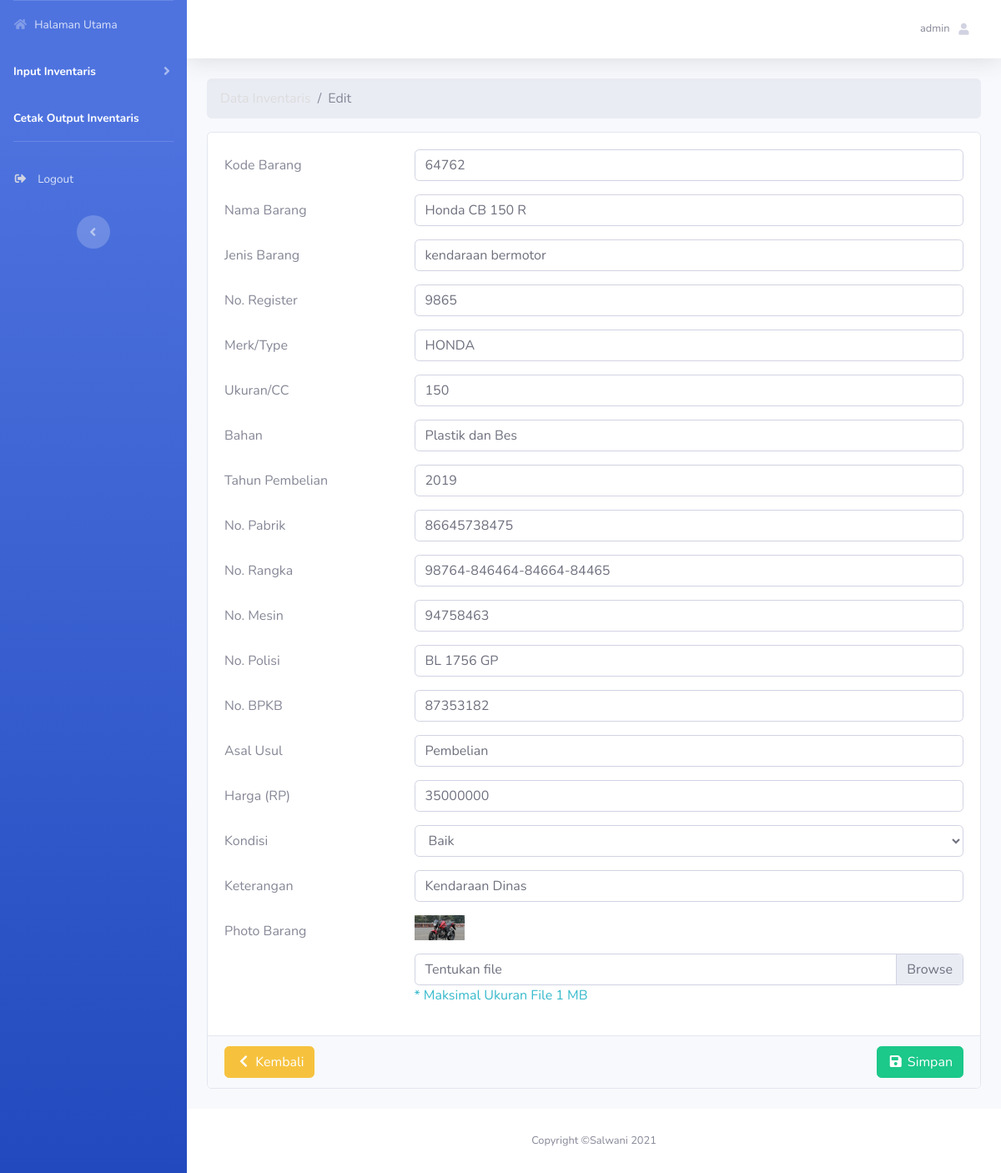
The app's page /edit_pegawai.php?id=64762 (signed in) with its own data.
### tables this page shows
CREATE TABLE `user` (
  `id_user` int(11) NOT NULL,
  `username` varchar(50) NOT NULL,
  `password` varchar(255) NOT NULL
);

CREATE TABLE `pegawai` (
  `kodebarang` varchar(19) NOT NULL,
  `namabarang` varchar(50) NOT NULL,
  `jenisbarang` varchar(255) NOT NULL,
  `noregister` text NOT NULL,
  `merktype` varchar(90) NOT NULL,
  `ukurancc` varchar(100) NOT NULL,
  `bahan` varchar(15) NOT NULL,
  `tahunpembelian` varchar(50) NOT NULL,
  `nopabrik` varchar(60) NOT NULL,
  `norangka` text NOT NULL,
  `nomesin` varchar(100) NOT NULL,
  `nopolisi` varchar(100) NOT NULL,
  `nobpkb` varchar(100) NOT NULL,
  `asalusul` varchar(100) NOT NULL,
  `harga` int(100) NOT NULL,
  `kondisi` enum('Baik','Kurang Baik','Rusak') NOT NULL,
  `keterangan` varchar(110) NOT NULL,
  `foto_pegawai` varchar(200) NOT NULL
);

### _config/config.php (called while the page is built, shortened)
<?php
    $host = 'localhost';
    $user = 'root';
    $pass = '';
    $db = 'inv';
    $koneksi = mysqli_connect($host,$user,$pass,$db);
    function asset($url = null)
    {
        $asset_url = "http://localhost/inven";
        if ($url != null) {
            return $asset_url.'/'.$url;
        }else{
            return $asset_url;
        }
    }
    function base_url($url=null){
        $baseurl = "http://localhost/inven";
        if ($url != null) {
            return $baseurl.'/'.$url.'.php';
        } else{
            return $baseurl;
        }
    }
    function query($query){
        global $koneksi;
        $result = mysqli_query($koneksi, $query);
        $rows = [];
        while ($row = mysqli_fetch_assoc($result)) {
            $rows[]=$row;
        }
        return $rows;
    }

### edit_pegawai.php (the view, shortened to what this page needs)
<?php
    $pegawai = 'pegawai';
    $addstyles = '_assets/vendor/bootstrap-datepicker/css/bootstrap-datepicker.min.css';
    require_once "_template/_header.php";
    $kodebarang = $_GET['id'];
    $result = mysqli_query($koneksi, "SELECT * FROM pegawai WHERE kodebarang='$kodebarang'");
    $data = mysqli_fetch_assoc($result);
?>
<nav aria-label="breadcrumb">
  <ol class="breadcrumb">
    <li class="breadcrumb-item"><a href="<?= base_url('pegawai') ?>">Data Inventaris</a></li>
    <li class="breadcrumb-item active" aria-current="page">Edit</li>
  </ol>
</nav>
<div class="card mb-4">
    <div class="card-body">
        <form method="POST" action="<?= base_url('_config/proses_pegawai') ?>?edit" enctype="multipart/form-data">
            <div class="form-group row">
                <label for="kodebarang" class="col-sm-3 col-form-label">Kode Barang</label>
                <div class="col-sm-9">
                    <input type="text" class="form-control" name="kodebarang" id="kodebarang" value="<?= $data['kodebarang'] ?>" placeholder="Kode Barang" required autocomplete="off">
                </div>
            </div>
            <div class="form-group row">
                <label for="namabarang" class="col-sm-3 col-form-label">Nama Barang</label>
                <div class="col-sm-9">
                    <input type="text" class="form-control" name="namabarang" id="namabarang" value="<?= $data['namabarang'] ?>" placeholder="Nama Barang" required autocomplete="off">
                </div>
            </div>
            <div class="form-group row">
                <label for="jenisbarang" class="col-sm-3 col-form-label">Jenis Barang</label>
                <div class="col">
                    <input type="text" class="form-control" name="jenisbarang" id="jenisbarang" value="<?= $data['jenisbarang'] ?>" placeholder="Jenis Barang" required autocomplete="off">
                </div>
            </div>
            <div class="form-group row">
                <label for="noregister" class="col-sm-3 col-form-label">No. Register</label>
                <div class="col-sm-9">
                    <input type="text" class="form-control" name="noregister" id="noregister" value="<?= $data['noregister'] ?>" placeholder="No. Register" required autocomplete="off">
                </div>
            </div>
            <div class="form-group row">
                <label for="merktype" class="col-sm-3 col-form-label">Merk/Type</label>
                <div class="col-sm-9">
                    <input type="text" class="form-control" name="merktype" id="merktype" value="<?= $data['merktype'] ?>" placeholder="Merk/Type" required autocomplete="off">
                </div>
            </div>
            <div class="form-group row">
                <label for="ukurancc" class="col-sm-3 col-form-label">Ukuran/CC</label>
                <div class="col-sm-9">
                    <input type="text" class="form-control" name="ukurancc" id="ukurancc" value="<?= $data['ukurancc'] ?>" placeholder="Ukuran/CC" required autocomplete="off">
                </div>
            </div>
            <div class="form-group row">
                <label for="bahan" class="col-sm-3 col-form-label">Bahan</label>
                <div class="col-sm-9">
                    <input type="text" class="form-control" name="bahan" id="bahan" value="<?= $data['bahan'] ?>" placeholder="Bahan" required autocomplete="off">
                </div>
            </div>
            <div class="form-group row">
                <label for="tahunpembelian" class="col-sm-3 col-form-label">Tahun Pembelian</label>
                <div class="col-sm-9">
                    <input type="text" class="form-control" name="tahunpembelian" id="tahunpembelian" value="<?= $data['tahunpembelian'] ?>" placeholder="Tahun Pembelian" required autocomplete="off">
                </div>
            </div>
			 <div class="form-group row">
                <label for="nopabrik" class="col-sm-3 col-form-label">No. Pabrik</label>
                <div class="col-sm-9">
                    <input type="text" class="form-control" name="nopabrik" id="nopabrik" value="<?= $data['nopabrik'] ?>" placeholder="No. Pabrik" required autocomplete="off">
                </div>
            </div>
            <div class="form-group row">
                <label for="norangka" class="col-sm-3 col-form-label">No. Rangka</label>
                <div class="col">
                    <input type="text" class="form-control" name="norangka" id="norangka" value="<?= $data['norangka'] ?>" placeholder="No. Rangka" required autocomplete="off">
                </div>
            </div>
			<div class="form-group row">
                <label for="nomesin" class="col-sm-3 col-form-label">No. Mesin</label>
                <div class="col-sm-9">
                    <input type="text" class="form-control" name="nomesin" id="nomesin" value="<?= $data['nomesin'] ?>" placeholder="No. Mesin" required autocomplete="off">
                </div>
            </div>
            <div class="form-group row">
                <label for="nopolisi" class="col-sm-3 col-form-label">No. Polisi</label>
                <div class="col">
                    <input type="text" class="form-control" name="nopolisi" id="nopolisi" value="<?= $data['nopolisi'] ?>" placeholder="No. Polisi" required autocomplete="off">
                </div>
            </div>
			<div class="form-group row">
                <label for="nobpkb" class="col-sm-3 col-form-label">No. BPKB</label>
                <div class="col">
                     <input type="text" class="form-control" name="nobpkb" id="nobpkb" value="<?= $data['nobpkb'] ?>" placeholder="No. BPKB" required autocomplete="off">
                </div>
            </div>
			<div class="form-group row">
                <label for="asalusul" class="col-sm-3 col-form-label">Asal Usul</label>
                <div class="col">
                     <input type="text" class="form-control" name="asalusul" id="asalusul" value="<?= $data['asalusul'] ?>" placeholder="Pembelian/Hibah" required autocomplete="off">
                </div>
            </div>
			<div class="form-group row">
                <label for="harga" class="col-sm-3 col-form-label">Harga (RP)</label>
                <div class="col">
                     <input type="text" class="form-control" name="harga" id="harga" value="<?= $data['harga'] ?>" placeholder=" RP" required autocomplete="off">
                </div>
            </div>
			<div class="form-group row">
                <label for="kondisi" class="col-sm-3 col-form-label">Kondisi</label>
                <div class="col-sm-9">
                    <select class="form-control" name="kondisi" id="kondisi" required autocomplete="off">
                        <option value="Baik" <?= $data['kondisi'] == 'Baik' ? 'selected' :null ?>>Baik</option>
                    </select>
                </div>
            </div>
			<div class="form-group row">
                <label for="keterangan" class="col-sm-3 col-form-label">Keterangan</label>
                <div class="col">
                    <input type="text" class="form-control" name="keterangan" id="keterangan" value="<?= $data['keterangan'] ?>" placeholder="Keterangan" required autocomplete="off">
                </div>
            </div>
            <div class="form-group row">
                <label for="nip" class="col-sm-3 col-form-label"> Photo Barang</label>
               <div class="col-sm-9">
                    <a href="<?= asset('_assets/img/').$data['foto_pegawai'] ?>" target="_blank" class="text-decoration-none">
                        <img src="<?= asset('_assets/img/').$data['foto_pegawai'] ?>" alt="Foto Pegawai" class="img-fluid mb-3" width="60px" height="70px">
                    </a>
                    <div class="custom-file">
                        <label class="custom-file-label" for="customFile">Tentukan file</label>
                    </div>
                    <span class="text-info">* Maksimal Ukuran File 1 MB</span>
                </div>
            </div>
    </div>
    <div class="card-footer">
        <button type="submit" class="btn btn-success float-right"><i class="fas fa-fw fa-save"></i> Simpan</button>
        <a href="<?= base_url('pegawai') ?>" class="btn btn-warning"><i class="fas fa-fw fa-chevron-left"></i> Kembali</a>
    </div>
</div>
<?php
    require_once "_template/_footer.php";
?>

### _template/_header.php (shortened to what this page needs)
<?php
  if (isset($sub)) {
    require_once $sub."_config/config.php";
  }else{
    require_once "_config/config.php";
  }
  $id = $_SESSION['id_user'];
  $user = query("SELECT * FROM user WHERE id_user='$id'");
?>
<!DOCTYPE html>
<html lang="en">
<head>
  <link href="<?= asset('_assets/vendor/fontawesome-free/css/all.min.css') ?>" rel="stylesheet" type="text/css">
  <link href="<?= asset('_assets/css/sb-admin-2.min.css') ?>" rel="stylesheet">
  <?php
  if (isset($addstyles)) {
    if ($addstyles != null) {
      echo '<link href="'. asset($addstyles) .'" rel="stylesheet">';
    }
  }
  ?>
</head>
<body id="page-top">
  <div id="wrapper">
    <ul class="navbar-nav bg-gradient-primary sidebar sidebar-dark accordion" id="accordionSidebar">
      <li class="nav-item <?= isset($dashboard) == 'dashboard' ? 'active' : null ?> ">
        <a class="nav-link" href="<?= base_url() ?>">
          <i class="fas fa-fw fa-home"></i>
          <span>Halaman Utama</span></a>
      </li>
	  <li class="nav-item <?= isset($pegawai) == 'pegawai' ? 'active' : null ?>">
        <a class="nav-link collapsed" href="#" data-toggle="collapse" data-target="#collapseTwo" aria-expanded="true" aria-controls="collapseTwo">
          <span>Input Inventaris</span>
        </a>
      </li>
      <li class="nav-item <?= isset($pegawai) == 'output' ? 'active' : null ?>">
        <a class="nav-link" href="<?= base_url('output') ?>">
          <span>Cetak Output Inventaris</span></a>
      </li>
      <hr class="sidebar-divider d-none d-md-block">
      <li class="nav-item mb-3">
        <a class="nav-link" href="#" data-toggle="modal" data-target="#logoutModal">
          <i class="fas fa-sign-out-alt fa-sm fa-fw mr-2 text-gray-400"></i>
          <span>Logout</span></a>
      </li>
      <div class="text-center d-none d-md-inline">
        <button class="rounded-circle border-0" id="sidebarToggle"></button>
      </div>
    </ul>
    <div id="content-wrapper" class="d-flex flex-column">
      <div id="content">
        <nav class="navbar navbar-expand navbar-light bg-white topbar mb-4 static-top shadow">
          <ul class="navbar-nav ml-auto">
            <li class="nav-item dropdown no-arrow">
              <a class="nav-link dropdown-toggle" href="#" id="userDropdown" role="button" data-toggle="dropdown" aria-haspopup="true" aria-expanded="false">
                <span class="mr-2 d-none d-lg-inline text-gray-600 small"><?= $user[0]['username'] ?></span>
                <i class="fas fa-user fa-sm fa-fw mr-2 text-gray-400"></i>
              </a>
            </li>
          </ul>
        </nav>
        <div class="container-fluid">

### records on screen
user: username "admin"
pegawai: kodebarang "64762", namabarang "Honda CB 150 R", jenisbarang "kendaraan bermotor", noregister "9865", merktype "HONDA", ukurancc "150", bahan "Plastik dan Bes", tahunpembelian "2019", nopabrik "86645738475", norangka "98764-846464-84664-84465", nomesin "94758463", nopolisi "BL 1756 GP", nobpkb "87353182", asalusul "Pembelian", harga "35000000", kondisi "Baik", keterangan "Kendaraan Dinas", foto_pegawai (picture)
